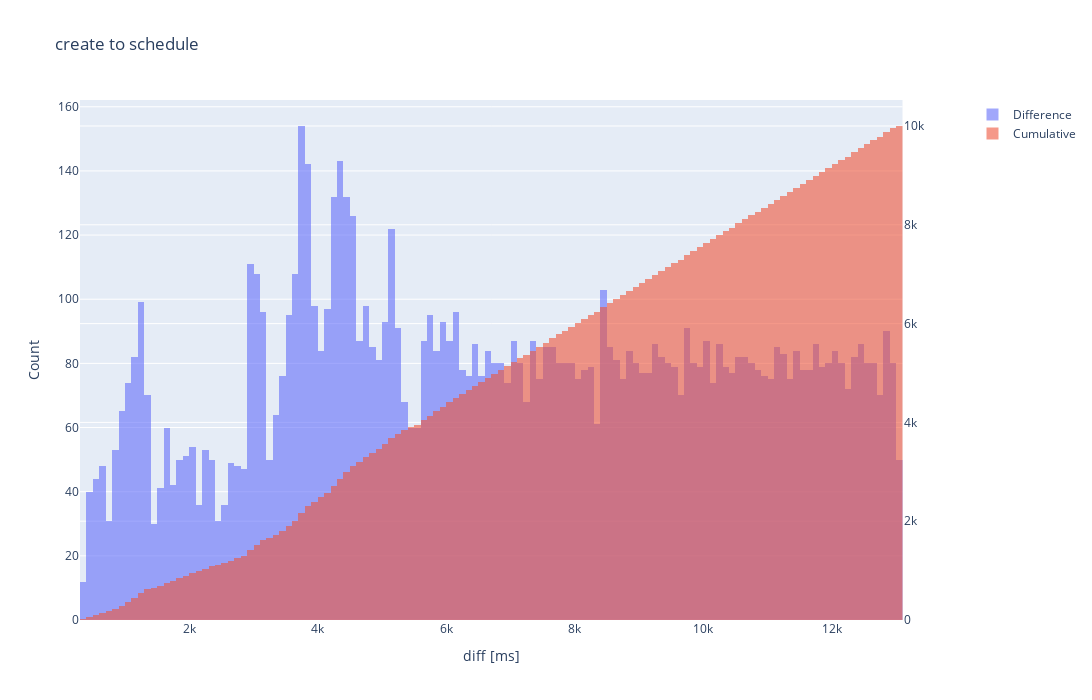

This figure's notebook cell:
### Markdown cell above
# Histograms

Histograms for 3 main phase changes: 
- create to schedule
- schedule to run
- run to watch
- create to watch

**Hover over for reading values.**

### Code cell
histogram_plotting("../timeline-2000nodes.csv", phase_change='{create schedule 0s}', num_bins=150, state="Stateless")

### Figure 1 — Plotly figure (JSON) as saved in the notebook; plotly's stock layout.template omitted (floating-point values rounded to 4 significant figures; data arrays with more than 128 entries replaced by an {"elided": "..."} marker saying what was removed)
{"data": [{"name": "Difference", "nbinsx": 150, "opacity": 0.6, "type": "histogram", "x": {"elided": "10000 int values"}}, {"cumulative": {"enabled": true}, "name": "Cumulative", "nbinsx": 150, "opacity": 0.6, "type": "histogram", "x": {"elided": "10000 int values"}, "xaxis": "x", "yaxis": "y2"}], "layout": {"autosize": false, "height": 700, "title": {"text": "create to schedule"}, "width": 1400, "xaxis": {"anchor": "y", "autorange": true, "domain": [0, 0.94], "range": [299.5, 13100.0], "title": {"text": "diff [ms]"}, "type": "linear"}, "yaxis": {"anchor": "x", "autorange": true, "domain": [0, 1], "range": [0, 162.1], "title": {"text": "Count"}}, "yaxis2": {"anchor": "x", "autorange": true, "overlaying": "y", "range": [0, 10530.0], "side": "right"}}}
